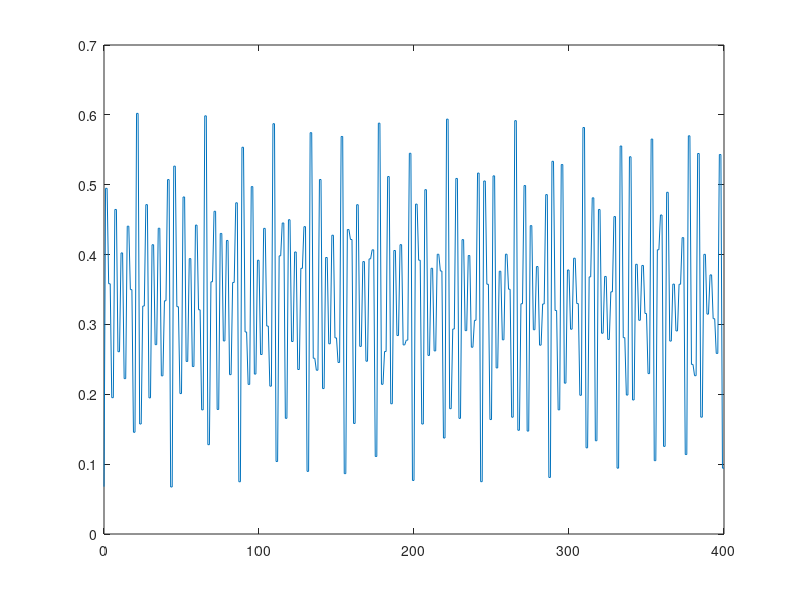

MATLAB code to generate this figure:
clear;
clc;
format long
tic;

%% paramter
myseed = 1;
rng(myseed)

L = 4;
num_T = 200;
T = 0:2*num_T;
nT = 2*num_T+1;
len = 2^L;
g0 = pi/2+0.0;
J0 = -1;
g1 = pi/2+0.1;
k = (1/L:2/L:(L-1)/L)';
k_full = (-(L-1)/L:2/L:(L-1)/L)';
k0 = (0:2/L:(L-2)/L)';
x = (0:L-1)';
xx = (1:L)';

% expHk_store = cell(L/2,1);
Hk0_store = cell(L/2,1);
phik0_1 = zeros(L/2,1);
phik0_2 = zeros(L/2,1);
e_GS = zeros(L/2,1);

%% initial state
for i = 1:L/2
    Hk0 = 2*[g0+J0*cospi(k(i)) -1i*J0*sinpi(k(i));
                1i*J0*sinpi(k(i)) -g0-J0*cospi(k(i))];
    Hk0_store{i} = Hk0;
    [V,D] = eig(Hk0);
    phik0_1(i) = V(1,1);
    phik0_2(i) = V(2,1);
    e_GS(i) = D(1,1);
end
e_GS_sum = sum(e_GS);

%% time evolution
% expHk_11 = fact*(cc + 1i*ss*cospi(k));
% expHk_22 = conj(expHk_11);
% expHk_12 = -fact*ss*sinpi(k);
% expHk_21 = -conj(expHk_12);

fact = -exp(-2i*g1);
cc = cos(2*J0);
ss = sin(2*J0);

expHkz_11 = fact;
expHkz_22 = conj(expHkz_11);

expHkxx_11 = cc - 1i*ss*cospi(k);
expHkxx_22 = conj(expHkxx_11);
expHkxx_12 = -ss*sinpi(k);
expHkxx_21 = -conj(expHkxx_12);
norm_expHkxx = expHkxx_11.*expHkxx_22 - expHkxx_12.*expHkxx_21;

phik_1 = phik0_1;
phik_2 = phik0_2;
phit_1_store = zeros(L/2,nT);
phit_2_store = zeros(L/2,nT);
phit_1_store(:,1) = phik0_1;
phit_2_store(:,1) = phik0_2;

sz1sz2 = zeros(1,nT);
Cr = zeros(L,nT);
Fr = zeros(L,nT);
n = zeros(1,nT);
n1n2 = zeros(1,nT);
n(1) = 2*(phik_1'*phik_1)/L;
Cr(:,1) = 2*(abs(phik_1).^2)'*cospi(k*x')/L;
Fr(:,1) = -2i*(phik_1.*conj(phik_2))'*sinpi(k*x')/L;
n1n2(1) = n(1)^2 + Fr(2)^2 - Cr(2)^2;
sz1sz2(1) = 1-4*n(1)+4*n1n2(1);

for i = 1:num_T
    phik_1t = expHkxx_11.*phik_1 + expHkxx_12.*phik_2;
    phik_2 = expHkxx_21.*phik_1 + expHkxx_22.*phik_2;
    phik_1 = phik_1t;
    phit_1_store(:,2*i) = phik_1;
    phit_2_store(:,2*i) = phik_2;

    n(2*i) = 2*(phik_1'*phik_1)/L;
    Cr(:,2*i) = 2*(abs(phik_1).^2)'*cospi(k*x')/L;
    Fr(:,2*i) = -2i*(phik_1.*conj(phik_2))'*sinpi(k*x')/L;
    n1n2(2*i) = n(2*i)^2 + Fr(2)*conj(Fr(2)) - Cr(2)^2;
    sz1sz2(2*i) = 1-4*n(2*i)+4*n1n2(2*i);

    phik_1 = expHkz_11.*phik_1;
    phik_2 = expHkz_22.*phik_2;
    phit_1_store(:,2*i+1) = phik_1;
    phit_2_store(:,2*i+1) = phik_2;

    n(2*i+1) = 2*(phik_1'*phik_1)/L;
    Cr(:,2*i+1) = 2*(abs(phik_1).^2)'*cospi(k*x')/L;
    Fr(:,2*i+1) = -2i*(phik_1.*conj(phik_2))'*sinpi(k*x')/L;
    n1n2(2*i+1) = n(2*i+1)^2 + Fr(2)*conj(Fr(2)) - Cr(2)^2;
    sz1sz2(2*i+1) = 1-4*n(2*i+1)+4*n1n2(2*i+1);
end

%% calculate observable

figure;
set(gcf, 'position', [250 70 1400 900]);
% subplot(2,1,1)
% plot(T,sz1sz2);
plot(T,n);

toc;